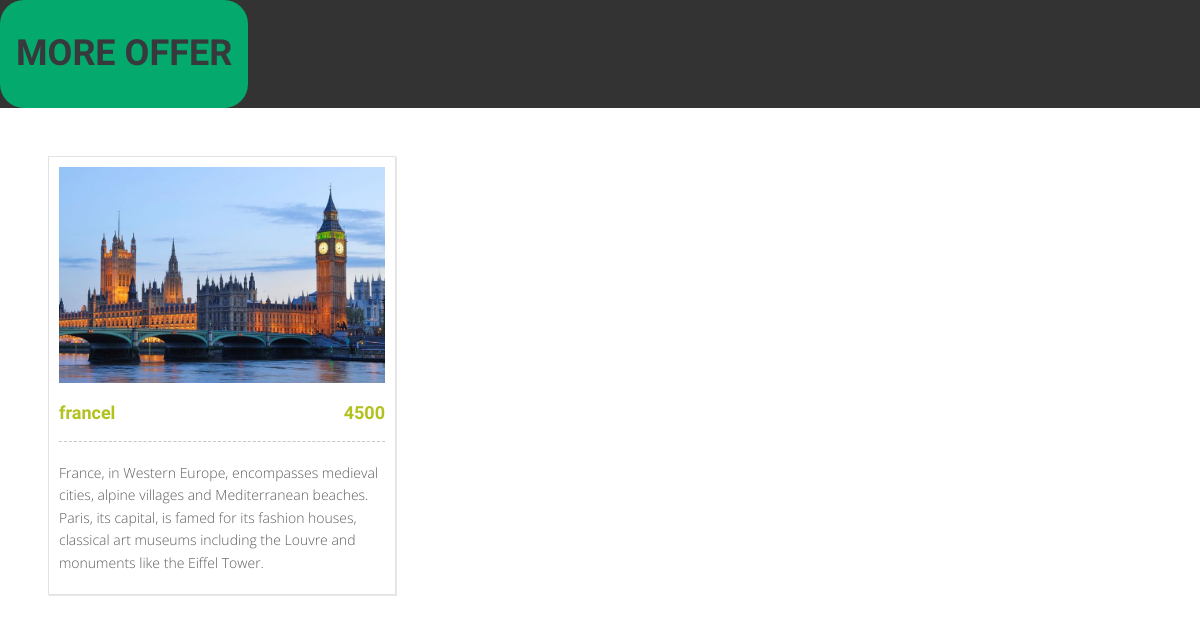
Before: /moreoffer.php with the older database file.
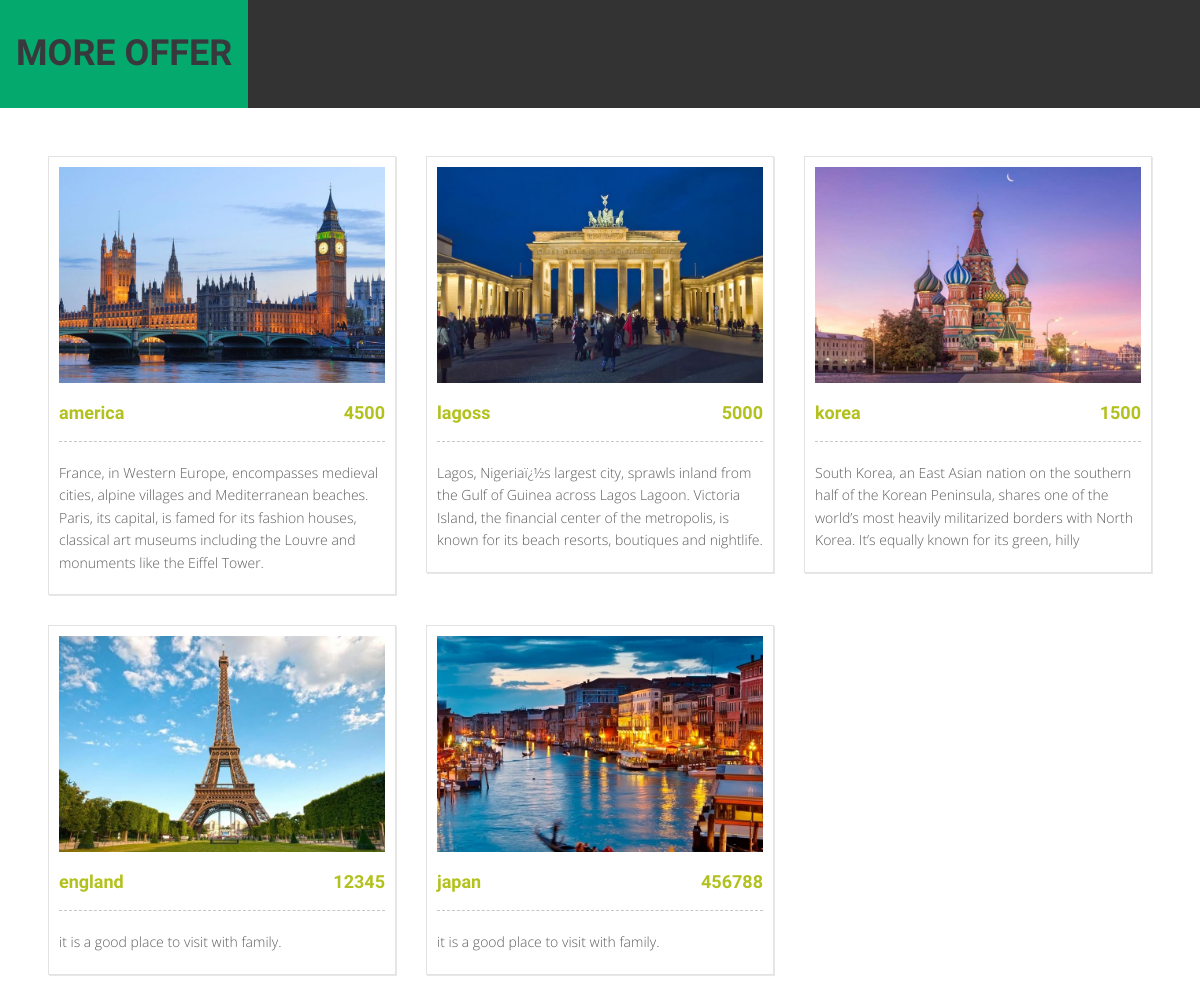
After: the same page with the newer database file.
### tables this page shows
CREATE TABLE IF NOT EXISTS `packages` (
  `pack_no` int(43) NOT NULL AUTO_INCREMENT,
  `cost` int(12) NOT NULL,
  `about` text NOT NULL,
  `location` text NOT NULL,
  PRIMARY KEY (`pack_no`)
);

### moreoffer.php (the view, shortened to what this page needs)
<!DOCTYPE html>
<html lang="en">
<head>
<link href="css/bootstrap.min.css" rel="stylesheet" />
<link href="css/fancybox/jquery.fancybox.css" rel="stylesheet">
<link href="css/flexslider.css" rel="stylesheet" />
<link href="css/style.css" rel="stylesheet" />
</head>
<body>
<div class="topnav"><center><p class="hide">........................</p>
  <a class="active" href="#home"><h1>MORE OFFER</h1></center></a>
	</div><div class="bro">
<?php
include'./dbcheck.inc.php';
    $sql = "SELECT * FROM `packages` ";
    $f=mysqli_query($conn,$sql);
		echo"<div class='row box-section'>";
        $co=1;
        while($row=mysqli_fetch_assoc($f))
            {echo"<div class='col-md-4'>
			<div class='box-content'>
			<a href='detail.php?dif=$row[pack_no]'>
               <img class='img-responsive'   src='img/spc/$co.jpg' alt=''>
                <h3>$row[location] <span class='price pull-right'>$row[cost]</span></h3>
                <p>$row[about]</p>
             </a>
            </div>
			</div>";
        if($co%3==0){
            echo"</div><div class='row box-section'>";
        }
        $co++;
        }
        echo"</div>";
		?>
	</div>
</body>

### css/style.css (style rules this page uses)
body { font-family:'Open Sans', Arial, sans-serif; font-weight:300; line-height:1.6em; color:#656565; font-size: 1.4em; }
h1,h2 { font-weight: 600; line-height:1.1em; color: #37393c; font-family: 'Droid Sans', sans-serif; margin-bottom: 20px; text-transform: uppercase; }
h3, h4, h5, h6 { line-height:1.1em; color: #000000; margin-bottom: 20px; font-family: 'Droid Sans', sans-serif; font-weight: 600; }
.box-content { color: #5d5d5d; border: 1px solid #e3e3e3; padding: 10px; font-size: 14px; box-shadow: 1px 1px 0px 0px rgba(0, 0, 0, 0.09); }
.box-content a { color: #5d5d5d; }
.box-content h3 { color: #b2c11d; font-size: 18px; font-weight: bold; border-bottom: dashed 1px #c7c7c7; padding-bottom: 18px; }
.row,.row-fluid { margin-bottom:30px; }

### moreoffer.php (style rules this page uses)
.bro { margin: 6vh; }
.topnav { background-color: #333; overflow: hidden; }
.topnav a { float: left; color: #f2f2f2; text-align: center; padding: 14px 16px; text-decoration: none; font-size: 17px; }
.topnav a.active { background-color: #04AA6D; color: white; }

Changed rows visible on the page:
changed packages: location "francel" → "america"
added packages: shows a picture, location "lagoss", cost "5000", about "Lagos, Nigeriaï¿½s largest city, sprawls inland from the Gulf of Guinea across Lagos Lagoon. Victoria Island, the financial center of the metropolis, is known for its beach resorts, boutiques and nightlife."
added packages: shows a picture, location "korea", cost "1500", about "South Korea, an East Asian nation on the southern half of the Korean Peninsula, shares one of the world’s most heavily militarized borders with North Korea. It’s equally known for its green, hilly"
added packages: shows a picture, location "england", cost "12345", about "it is a good place to visit with family."
added packages: shows a picture, location "japan", cost "456788", about "it is a good place to visit with family."
